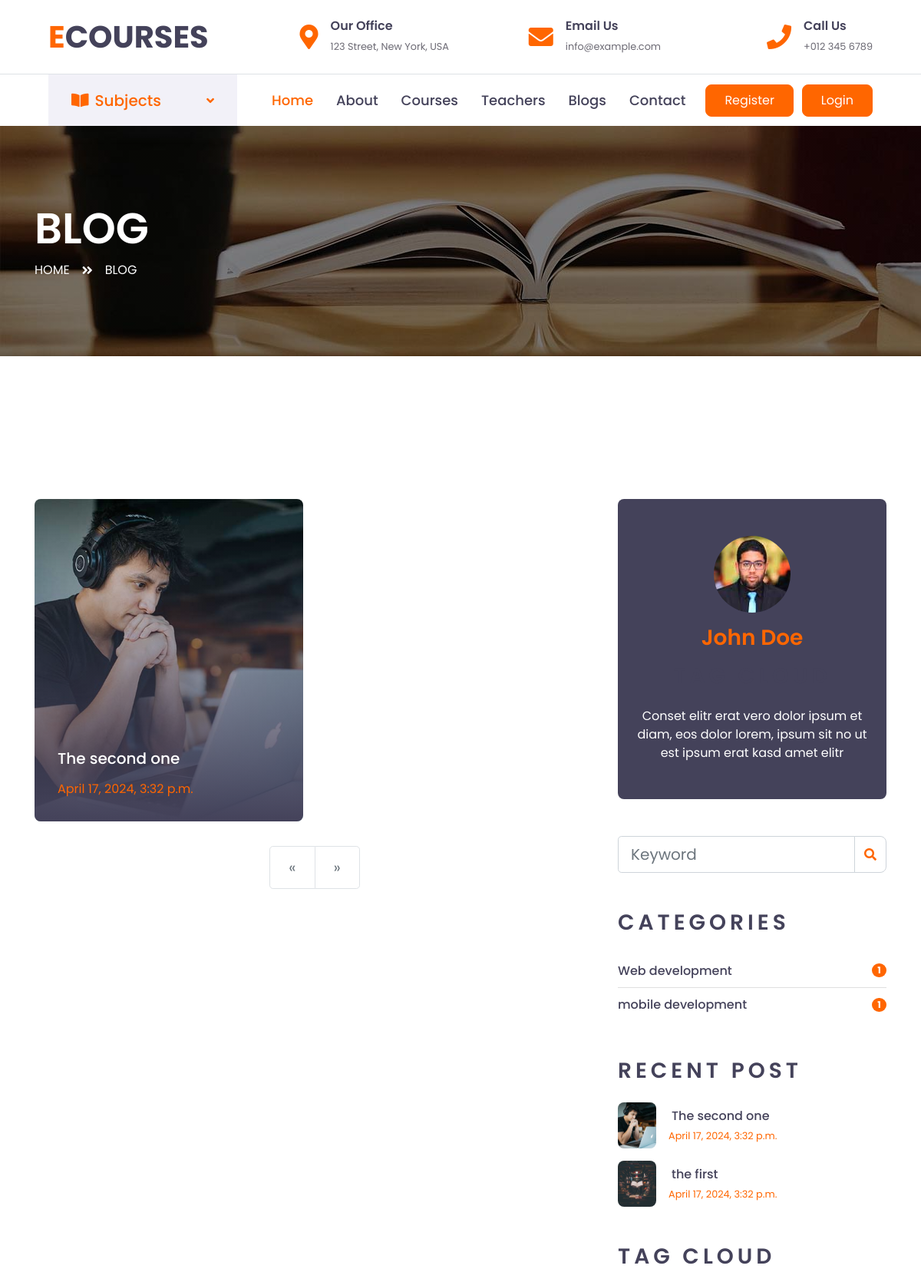
The app's page /category/mobile-development/ (upper part), older data.
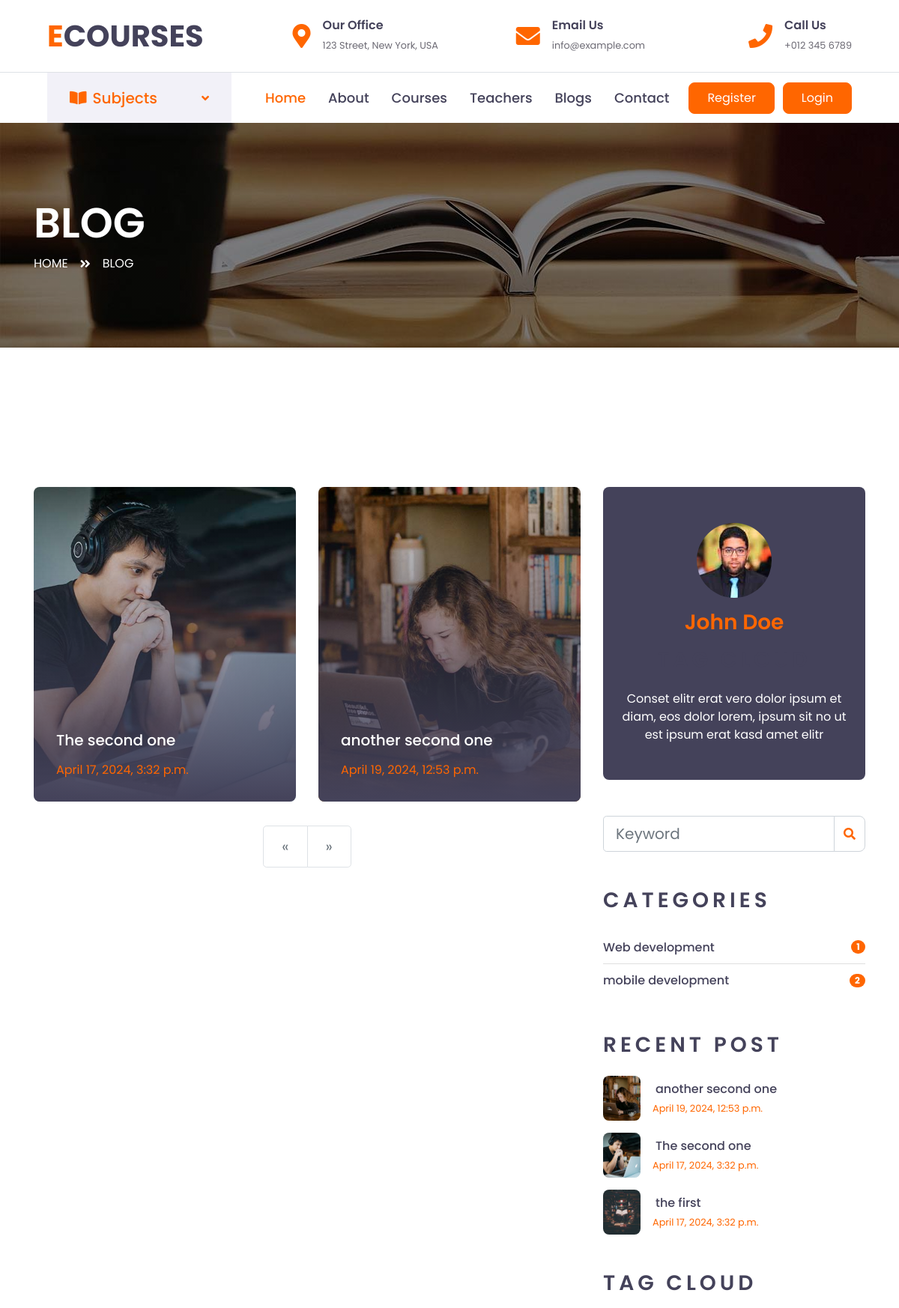
The same page, newer data.
### blogapp/models.py (models this page shows, shortened)
class Post(models.Model):
    title = models.CharField(max_length=200)
    image = models.ImageField(upload_to="blog/")
    url = models.SlugField(unique=True)
    content = RichTextField()
    author = models.ForeignKey('auth.User', on_delete=models.CASCADE)
    created_at = models.DateTimeField(auto_now_add=True)
    categories = models.ForeignKey(Category, on_delete=models.CASCADE)
    tags = models.ManyToManyField(Tag)
    published = models.BooleanField(default=True)

class Category(models.Model):
    name = models.CharField(max_length=100)
    url = models.SlugField(unique=True)

### blogapp/views.py (the view)
# urls.py: path('category/<slug:category_slug>/', views.post_list_by_category, name='post_list_by_category'),
def post_list_by_category(request, category_slug):
    try:
        blog_categories = Category.objects.annotate(blog_count=models.Count('post'))
        blog_tags = Tag.objects.all()
        recent_posts = Post.objects.order_by('-created_at')[:5]
        selected_blog_categories = Category.objects.get(url=category_slug)
        blogposts = Post.objects.filter(categories=selected_blog_categories, published=True)
        context = {"blogposts": blogposts,'blog_categories':blog_categories,'blog_tags':blog_tags,'recent_posts':recent_posts}
        return render(request, 'blog.html', context)
    except Category.DoesNotExist:
        raise Http404("Category does not exist")

### templates/blog.html (shortened to what this page needs)
{% extends "base.html" %}
{% load static %}
{% block body %}
    <div class="container-fluid page-header" style="margin-bottom: 90px;">
        <div class="container">
            <div class="d-flex flex-column justify-content-center" style="min-height: 300px">
                <h3 class="display-4 text-white text-uppercase">Blog</h3>
                <div class="d-inline-flex text-white">
                    <p class="m-0 text-uppercase"><a class="text-white" href="/">Home</a></p>
                    <i class="fa fa-angle-double-right pt-1 px-3"></i>
                    <p class="m-0 text-uppercase">Blog</p>
                </div>
            </div>
        </div>
    </div>
    <div class="container-fluid py-5">
        <div class="container py-5">
            <div class="row">
                <div class="col-lg-8">
                    <div class="row pb-3">
                        {% if blogposts %}
                        {% for blog in blogposts %}
                        <div class="col-lg-6 mb-4">
                            <div class="blog-item position-relative overflow-hidden rounded mb-2">
                                <img class="img-fluid" src="{{blog.image.url}}" alt="{{blog.title}}">
                                <a class="blog-overlay text-decoration-none" href="{% url "postdetail" blog.url %}">
                                    <h5 class="text-white mb-3">{{blog.title}}</h5>
                                    <p class="text-primary m-0">{{blog.created_at}}</p>
                                </a>
                            </div>
                        </div>
                        {% endfor %}
                        {% else %}
                        <p> There are no blogs at the moment </p>
                        {% endif %}
                        <div class="col-12">
                            <nav aria-label="Page navigation">
                                <ul class="pagination pagination-lg justify-content-center mb-0">
                                    {% if blogposts.has_previous %}
                                        <li class="page-item">
                                            <a class="page-link" href="?page={{ blogposts.previous_page_number }}" aria-label="Previous">
                                                <span aria-hidden="true">&laquo;</span>
                                                <span class="sr-only">Previous</span>
                                            </a>
                                        </li>
                                    {% else %}
                                        <li class="page-item disabled">
                                            <span class="page-link" aria-label="Previous">
                                                <span aria-hidden="true">&laquo;</span>
                                            </span>
                                        </li>
                                    {% endif %}
                                    {% if blogposts.has_next %}
                                        <li class="page-item">
                                            <a class="page-link" href="?page={{ blogposts.next_page_number }}" aria-label="Next">
                                                <span aria-hidden="true">&raquo;</span>
                                                <span class="sr-only">Next</span>
                                            </a>
                                        </li>
                                    {% else %}
                                        <li class="page-item disabled">
                                            <span class="page-link" aria-label="Next">
                                                <span aria-hidden="true">&raquo;</span>
                                            </span>
                                        </li>
                                    {% endif %}
                                </ul>
                            </nav>
                        </div>
                    </div>
                </div>
                <div class="col-lg-4 mt-5 mt-lg-0">
                    <div class="d-flex flex-column text-center bg-dark rounded mb-5 py-5 px-4">
                        <img src="{% static 'img/user.jpg' %}" class="img-fluid rounded-circle mx-auto mb-3" style="width: 100px;">
                        <h3 class="text-primary mb-3">John Doe</h3>
                        <h3 class="text-uppercase mb-4" style="letter-spacing: 5px;">Tag Cloud</h3>
                        <p class="text-white m-0">Conset elitr erat vero dolor ipsum et diam, eos dolor lorem, ipsum sit no ut est  ipsum erat kasd amet elitr</p>
                    </div>
                    <div class="mb-5">
                        <form action='{% url "blog_search" %}'>
                            <div class="input-group">
                                <input type="text" name="q" class="form-control form-control-lg" placeholder="Keyword">
                                <div class="input-group-append">
                                    <span class="input-group-text bg-transparent text-primary"><i
                                            class="fa fa-search"></i></span>
                                </div>
                            </div>
                        </form>
                    </div>
                    <div class="mb-5">
                        <h3 class="text-uppercase mb-4" style="letter-spacing: 5px;">Categories</h3>
                        <ul class="list-group list-group-flush">
                            {% for blogcategory in blog_categories %}
                            <li class="list-group-item d-flex justify-content-between align-items-center px-0">
                                <a href="{% url "post_list_by_category" blogcategory.url %}" class="text-decoration-none h6 m-0">{{ blogcategory.name }}</a>
                                <span class="badge badge-primary badge-pill">{{ blogcategory.blog_count }}</span>
                            </li>
                            {% endfor %}
                        </ul>
                    </div>
                    <div class="mb-5">
                        <h3 class="text-uppercase mb-4" style="letter-spacing: 5px;">Recent Post</h3>
                        {% for blog in recent_posts %}
                        <a class="d-flex align-items-center text-decoration-none mb-3" href="">
                            <img class="img-fluid rounded" height="50" width="50" src="{{blog.image.url}}" alt="{{blog.title}}">
                            <div class="pl-3">
                                <h6 class="m-1">{{blog.title}}</h6>
                                <small>{{blog.created_at}}</small>
                            </div>
                        </a>
                        {% endfor %}
                    </div>
                    <div class="mb-5">
                        <h3 class="text-uppercase mb-4" style="letter-spacing: 5px;">Tag Cloud</h3>
                    </div>
                </div>
            </div>
        </div>
    </div>
{% endblock body %}

### templates/base.html (shortened to what this page needs)
{% load static %}
<!DOCTYPE html>
<html lang="en">
<head>
    <link href="https://cdnjs.cloudflare.com/ajax/libs/font-awesome/5.10.0/css/all.min.css" rel="stylesheet">
    <link href='{% static "lib/owlcarousel/assets/owl.carousel.min.css" %}' rel="stylesheet">
    <link href='{% static "css/style.css" %}' rel="stylesheet">
    <link href='{% static "css/login.css" %}' rel="stylesheet">
</head>
<body>
    {% block navigationbar %}
    <div class="container-fluid d-none d-lg-block">
        <div class="row align-items-center py-4 px-xl-5">
            <div class="col-lg-3">
                <a href="" class="text-decoration-none">
                    <h1 class="m-0"><span class="text-primary">E</span>COURSES</h1>
                </a>
            </div>
            <div class="col-lg-3 text-right">
                <div class="d-inline-flex align-items-center">
                    <i class="fa fa-2x fa-map-marker-alt text-primary mr-3"></i>
                    <div class="text-left">
                        <h6 class="font-weight-semi-bold mb-1">Our Office</h6>
                        <small>123 Street, New York, USA</small>
                    </div>
                </div>
            </div>
            <div class="col-lg-3 text-right">
                <div class="d-inline-flex align-items-center">
                    <i class="fa fa-2x fa-envelope text-primary mr-3"></i>
                    <div class="text-left">
                        <h6 class="font-weight-semi-bold mb-1">Email Us</h6>
                        <small>info@example.com</small>
                    </div>
                </div>
            </div>
            <div class="col-lg-3 text-right">
                <div class="d-inline-flex align-items-center">
                    <i class="fa fa-2x fa-phone text-primary mr-3"></i>
                    <div class="text-left">
                        <h6 class="font-weight-semi-bold mb-1">Call Us</h6>
                        <small>+012 345 6789</small>
                    </div>
                </div>
            </div>
        </div>
    </div>
    <div class="container-fluid">
        <div class="row border-top px-xl-5">
            <div class="col-lg-3 d-none d-lg-block">
                <a class="d-flex align-items-center justify-content-between bg-secondary w-100 text-decoration-none" data-toggle="collapse" href="#navbar-vertical" style="height: 67px; padding: 0 30px;">
                    <h5 class="text-primary m-0"><i class="fa fa-book-open mr-2"></i>Subjects</h5>
                    <i class="fa fa-angle-down text-primary"></i>
                </a>
            </div>
            <div class="col-lg-9">
                <nav class="navbar navbar-expand-lg bg-light navbar-light py-3 py-lg-0 px-0">
                    <div class="collapse navbar-collapse justify-content-between" id="navbarCollapse">
                        <div class="navbar-nav py-0">
                            <a href="/" class="nav-item nav-link active">Home</a>
                            <a href="{% url 'about' %}" class="nav-item nav-link">About</a>
                            <a href="{% url 'courses' %}" class="nav-item nav-link">Courses</a>
                            <a href="{% url 'teachers' %}" class="nav-item nav-link">Teachers</a>
                            <a href="{% url 'blog' %}" class="nav-item nav-link">Blogs</a>
                            <a href="{% url 'contact' %}" class="nav-item nav-link">Contact</a>
                        </div>
                        {% if user.is_authenticated %}
                        <a class="btn btn-primary py-2 px-4 ml-auto d-none d-lg-block" href="{% url "logout" %}">Hi {{user.username}} Log Out</a>
                        {% else %}
                        <a class="btn btn-primary py-2 px-4 ml-auto d-none d-lg-block" href="{% url "register" %}">Register</a>
                        <a class="btn btn-primary py-2 px-4 ml-auto d-none d-lg-block" href="{% url "login" %}">Login</a>
                        {% endif %}
                    </div>
                </nav>
            </div>
        </div>
    </div>
    {% endblock navigationbar %}
    {% block body %}
    {% endblock body %}
</body>
</html>

Row changes from the older to the newer data that the page shows:
added Post: image (picture), title "another second one", created_at "April 19, 2024, 12:53 p.m."
computed for Category "mobile development": blog_count "1" → "2"
